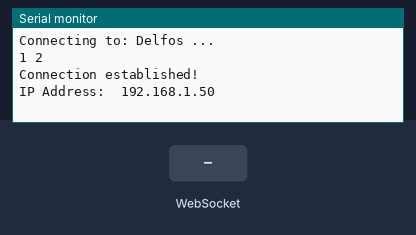
This sketch was run on a simulated ESP8266 (NodeMCU). Parts: the last lines printed to the serial monitor. Inputs (shaded band) come from the test bench. WiFi joins after 1.5 s; servers stay silent unless stated.

Above: at 8.2 s.
8.3 s: WebSocket text "p" received
At 8.9 s:
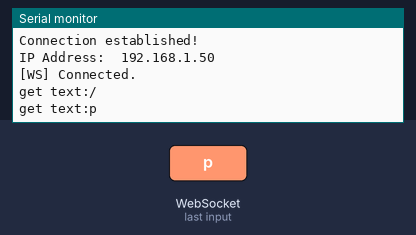
9.8 s: WebSocket text "1" received
At 11.2 s:
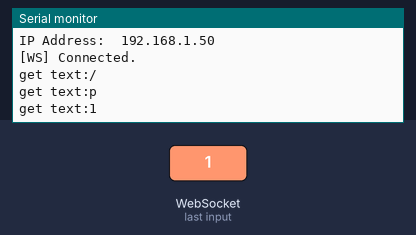

Measured:
- after the input at 8.3 s, the serial monitor: prints a new line at once (image 1)
- after the input at 9.8 s, the serial monitor: prints a new line at once (image 2)

The sketch:

ws.ino
```cpp
#include <ESP8266WiFi.h>
#include <ESP8266WiFiMulti.h>

#include <WebSockets.h>
#include <WebSocketsClient.h>
#include <SocketIOclient.h>


const char* ssid = "Delfos";
const char* password = "GnothiSeauton";

const char *host = "192.168.0.16";
uint16_t port = 3001;
const char *url = "/ws";


ESP8266WiFiMulti wifiMulti;

WebSocketsClient ws;

void connectToWifi(const char *ssid, const char *password)
{
    WiFi.begin(ssid, password);
    Serial.print("Connecting to: ");
    Serial.print(ssid);

    Serial.println(" ...");

    int i = 0;
    while (WiFi.status() != WL_CONNECTED) {
        delay(1000);
        Serial.print(++i);
        Serial.print(' ');
    }

    Serial.println('\n');
    Serial.println("Connection established!");
    Serial.print("IP Address:\t");
    Serial.println(WiFi.localIP());
}

void wsEvent(WStype_t type, uint8_t *payload, size_t length)
{
    switch (type)
    {
    case WStype_DISCONNECTED:
        Serial.println("[WS] Disconnect.");
        break;

    case WStype_CONNECTED:
        Serial.println("[WS] Connected.");
        ws.sendTXT("Connected.");

    case WStype_TEXT:

        Serial.printf("get text:");
        for (int i = 0; i < length; i++)
        {
            Serial.printf("%c", payload[i]);
        }
        Serial.println();

    default:
        break;
    }
}

void startWebSocket(const char *host, uint16_t port, const char *url)
{
    ws.begin(host, port, url);
    ws.onEvent(wsEvent);
    ws.setReconnectInterval(5000);
    ws.enableHeartbeat(15000, 3000, 2);
}

void setup()
{
    Serial.begin(115200);
    delay(5000);
    connectToWifi(ssid, password);
    startWebSocket(host, port, url);
}

void loop() {
    ws.loop();

    if (Serial.available() > 0) {
        if (Serial.read() == 'p')
        {
            ws.sendTXT("Hola Pepe");
        }
    }
}
```
